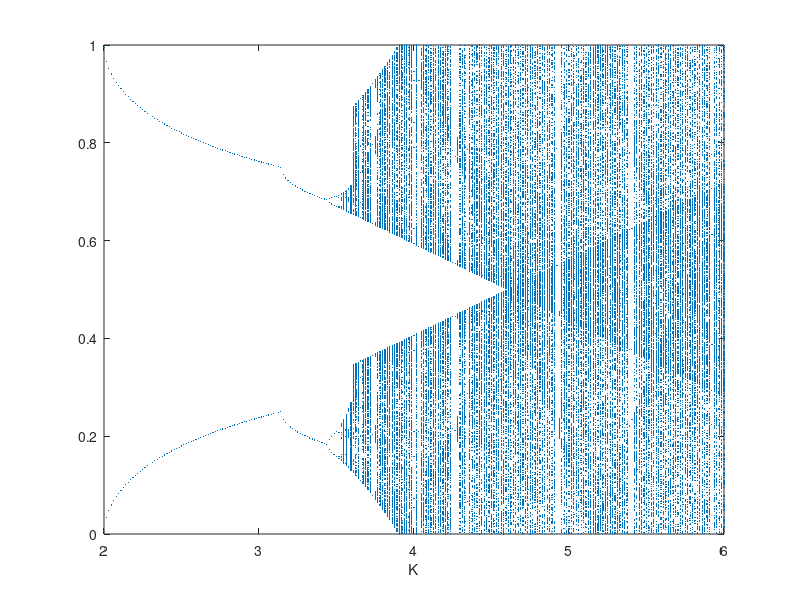

MATLAB code for this plot:
clear all
tot_steps = 2000 ;
k_min = 2.0 ;
k_max = 6.0 ;
k_intv = 2^-6 ;
k_num = floor( (k_max-k_min)/k_intv + 1) ;
theta = zeros(tot_steps+1,1) ;
thpl_num = floor(600) ; % theta plot number
thpl = zeros(thpl_num*k_num,2) ; % theta plot

%rng(33)
%theta(1,1) = rand(k_num,1) ;
%theta(1,1) = 0.5 ;
theta0 = [0.25 0.5 0.75 (sqrt(5)-1)/2 ] ;
for m = 1:1
    for n = 1:k_num
        k = k_min + (n-1)*k_intv ;
        theta(1) = theta0(m) ;
        for o = 1:tot_steps
            theta(o+1) = mod(theta(o)-k/(2*pi)*sin(2*pi*theta(o) ),1) ;
        end
        thpl( (n-1)*thpl_num+1:n*thpl_num,1) = k ;
        thpl( (n-1)*thpl_num+1:n*thpl_num,2) = theta(tot_steps+1-thpl_num+1:tot_steps+1) ;
    end
    figure; plot(thpl(:,1),thpl(:,2),'.','MarkerSize',2)
    xlabel('K')
end


